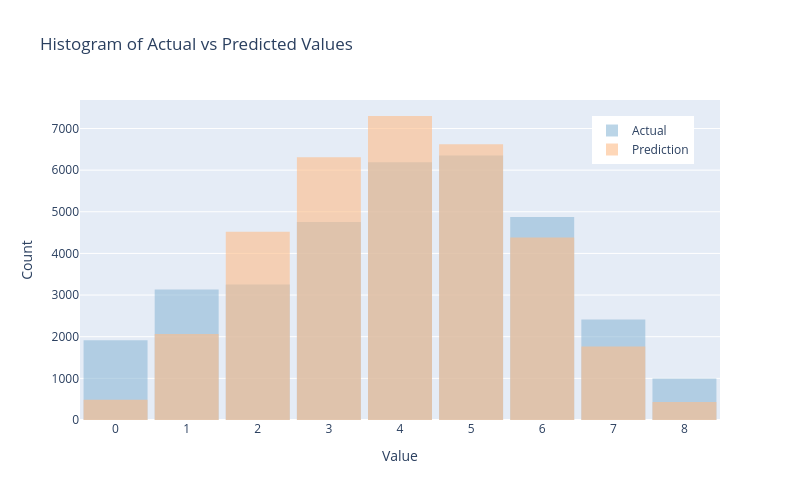

Notebook code cell kept with this figure:
### Code cell
plot_hist_plotly(results_test['actual'], results_test['prediction'])

### Figure 1 — Plotly figure (JSON) as saved in the notebook; plotly's stock layout.template omitted (floating-point values rounded to 4 significant figures; data arrays with more than 128 entries replaced by an {"elided": "..."} marker saying what was removed)
{"data": [{"marker": {"color": "#8fbad8"}, "name": "Actual", "opacity": 0.6, "type": "histogram", "x": {"elided": "33886 int values"}, "xbins": {"end": 8.5, "size": 1, "start": -0.5}}, {"marker": {"color": "#febd89"}, "name": "Prediction", "opacity": 0.6, "type": "histogram", "x": {"elided": "33886 int values"}, "xbins": {"end": 8.5, "size": 1, "start": -0.5}}], "layout": {"bargap": 0.1, "barmode": "overlay", "height": 500, "legend": {"x": 0.8, "y": 0.95}, "title": {"text": "Histogram of Actual vs Predicted Values<br>"}, "width": 800, "xaxis": {"dtick": 1, "tick0": 0, "tickmode": "linear", "title": {"text": "Value"}}, "yaxis": {"title": {"text": "Count"}}}}
